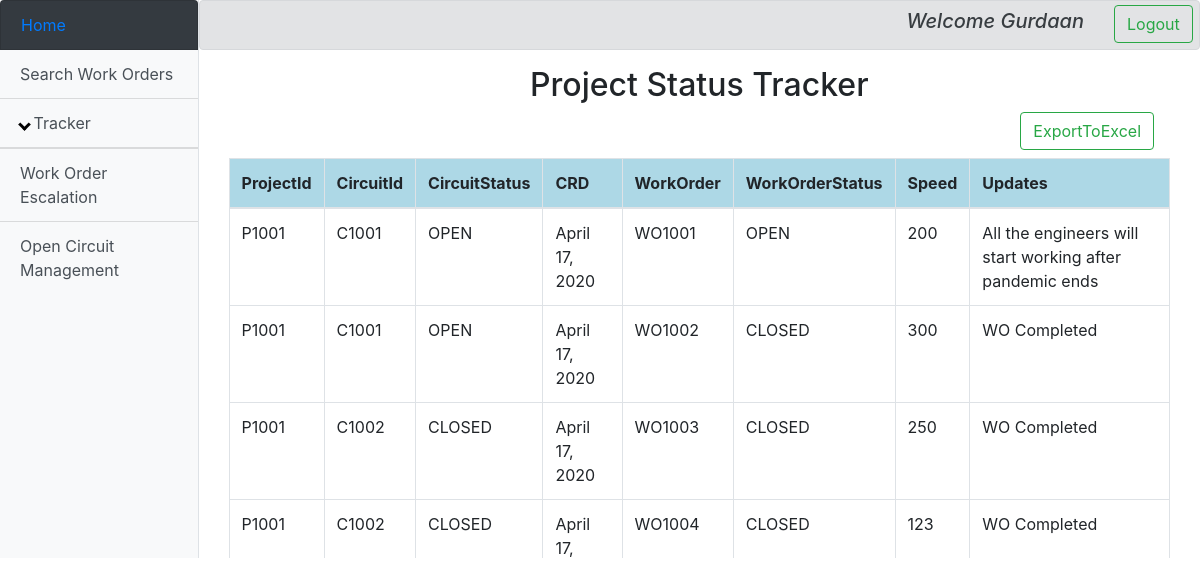
Page /Home/ProjectStatusTracker (signed in) on the committed database.
### SearchWo/models.py (models this page shows, shortened)
class Pegasus(models.Model):
    ProjectId = models.CharField(max_length=200)
    SvcNo = models.CharField(max_length=200)
    SvcOrderStatus = models.CharField(max_length=200)
    WorkOrder = models.CharField(max_length=200)
    WorkOrderStatus = models.CharField(max_length=200)
    CRD = models.DateField()
    Speed = models.CharField(max_length=200)
    Updates = models.CharField(max_length=200)
    class Meta:
        verbose_name_plural = "Pegasus Records"

### StatusTracker/views.py (the view)
# urls.py: path('', views.StatusTracker, name='StatusTracker'),
def StatusTracker(request):
    username = request.user.get_username()
    if request.method=='POST':
        if request.POST.get('Logout'):
            logout(request)
            return redirect('/')
        SubmitCriteria=request.POST.get('Search1')
        import xlwt
        from django.http import HttpResponse
        from django.contrib.auth.models import User
        response = HttpResponse(content_type='application/ms-excel')
        response['Content-Disposition'] = 'attachment; filename="users.xls"'
        wb = xlwt.Workbook(encoding='utf-8')
        ws = wb.add_sheet('Users Data')  # this will make a sheet named Users Data
        row_num = 0
        font_style = xlwt.XFStyle()
        font_style.font.bold = True
        columns = ['ProjectId', 'SvcNo', 'SvcOrderStatus', 'WorkOrder', 'WorkOrderStatus', 'CRD', 'Speed', 'Updates']
        for col_num in range(len(columns)):
            ws.write(row_num, col_num, columns[col_num], font_style)  # at 0 row 0 column
        font_style = xlwt.XFStyle()
        rows = Pegasus.objects.all().values_list('ProjectId', 'SvcNo', 'SvcOrderStatus', 'WorkOrder', 'WorkOrderStatus',
                                                 'CRD', 'Speed', 'Updates')
        for row in rows:
            row_num += 1
            for col_num in range(len(row)):
                ws.write(row_num, col_num, row[col_num], font_style)
        wb.save(response)
        return response
    else:
        P = Pegasus.objects.all()
        params = {'data': P,'Username':username}
        return render(request,'StatusTracker.html',params)

### StatusTracker/templates/StatusTracker.html
{% extends 'Base.html' %}
{% block content %}
<html>
<body>
<form method="Post">{% csrf_token %}
<div align="center">
<h2>Project Status Tracker</h2>
</div>
<div align="right">
            <button type="submit" name='Search1 'class="btn btn-outline-success mb-2 mr-3"  value="Export">ExportToExcel</button>
</div>
<div style="height: 400px; overflow: auto" scrollable>
<table class="table table-bordered table-hover">
        <thead>
        <tr>
             <th> ProjectId</th>
             <th> CircuitId</th>
             <th> CircuitStatus</th>
             <th> CRD</th>
             <th> WorkOrder</th>
             <th> WorkOrderStatus</th>
             <th> Speed</th>
             <th> Updates</th>
        </tr>
    </thead>
        {% for item in data %}
        <tr>
            <td>{{item.ProjectId}}</td>
            <td>{{item.SvcNo}}</td>
            <td>{{item.SvcOrderStatus}}</td>
            <td>{{item.CRD}}</td>
            <td>{{item.WorkOrder}}</td>
            <td>{{item.WorkOrderStatus}}</td>
            <td>{{item.Speed}}</td>
            <td>{{item.Updates}}</td>
        </tr>
    {% endfor %}
</table>
</div>
</form>
</body>
</html>
{% endblock %}

### Home/templates/Base.html (shortened to what this page needs)
<!DOCTYPE html>
<html lang="en">
<head>
    <link rel="stylesheet" href="https://stackpath.bootstrapcdn.com/bootstrap/4.4.1/css/bootstrap.min.css"
>
</head>
<body>
<div class="d-flex" id="wrapper">
    <div class="bg-light border-right  " id="sidebar-wrapper">
        <a href="/Home" class="list-group-item list-group-item-action bg-dark text-primary sidebar-heading">Home</a>
        <div class="list-group list-group-flush ">
            <a href="/Home/SearchWo" class="list-group-item list-group-item-action bg-light">Search Work Orders</a>
            <a class="list-group-item list-group-item-action bg-light" data-toggle="collapse" href="#collapseExample"><i
                    class="arrow down"></i> Tracker</a>
            <a href="/Home/WorkOrderEscalation" class="list-group-item list-group-item-action bg-light">Work Order
                Escalation</a>
            <a href="/Home/OpenCircuitManagement" class="list-group-item list-group-item-action bg-light">Open Circuit
                Management</a>
        </div>
    </div>
    <div class="container">
        <div class="row alert alert-secondary py-0">
            <div class="col-xl-11 ">
                <h5 class="text-capitalize font-italic text-right py-2"> Welcome {{ Username }} </h5>
            </div>
            <div class="col-xl-1 py-1">
                <form method="POST">{% csrf_token %}
                    <button class="btn btn-outline-success "value="submit" name="Logout">Logout</button>
                </form>
            </div>
        </div>
            <div class="container">
                {% block content %}
                {% endblock %}
            </div>
    </div>
</div>
</body>
</html>

### rows in the picture
Pegasus: ProjectId "P1001", SvcNo "C1001", SvcOrderStatus "OPEN", CRD "April 17, 2020", WorkOrder "WO1001", WorkOrderStatus "OPEN", Speed "200", Updates "All the engineers will start working after pandemic ends"
Pegasus: ProjectId "P1001", SvcNo "C1001", SvcOrderStatus "OPEN", CRD "April 17, 2020", WorkOrder "WO1002", WorkOrderStatus "CLOSED", Speed "300", Updates "WO Completed"
Pegasus: ProjectId "P1001", SvcNo "C1002", SvcOrderStatus "CLOSED", CRD "April 17, 2020", WorkOrder "WO1003", WorkOrderStatus "CLOSED", Speed "250", Updates "WO Completed"
Pegasus: ProjectId "P1001", SvcNo "C1002", SvcOrderStatus "CLOSED", CRD "April 17,…", WorkOrder "WO1004", WorkOrderStatus "CLOSED", Speed "123", Updates "WO Completed"

### other values in the picture
{{ Username }} "Gurdaan"
